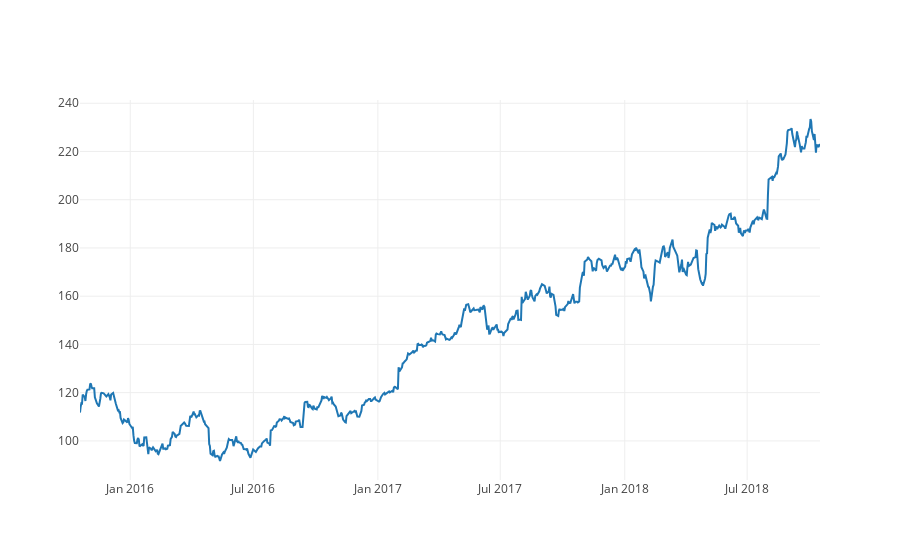

Notebook code cell kept with this figure:
### Code cell
data = [go.Scatter(x=appl_df.index, y=appl_df['high'])]

plotly.offline.init_notebook_mode(connected=True)
plotly.offline.iplot(data)

### Figure 1 — Plotly figure (JSON) as saved in the notebook; plotly's stock layout.template omitted (floating-point values rounded to 4 significant figures; data arrays with more than 128 entries replaced by an {"elided": "..."} marker saying what was removed)
{"data": [{"type": "scatter", "uid": "c36fb4a6-2c69-11e9-b828-920014f8e201", "x": {"elided": "756 str values"}, "y": {"elided": "756 float values"}}], "layout": {}}
